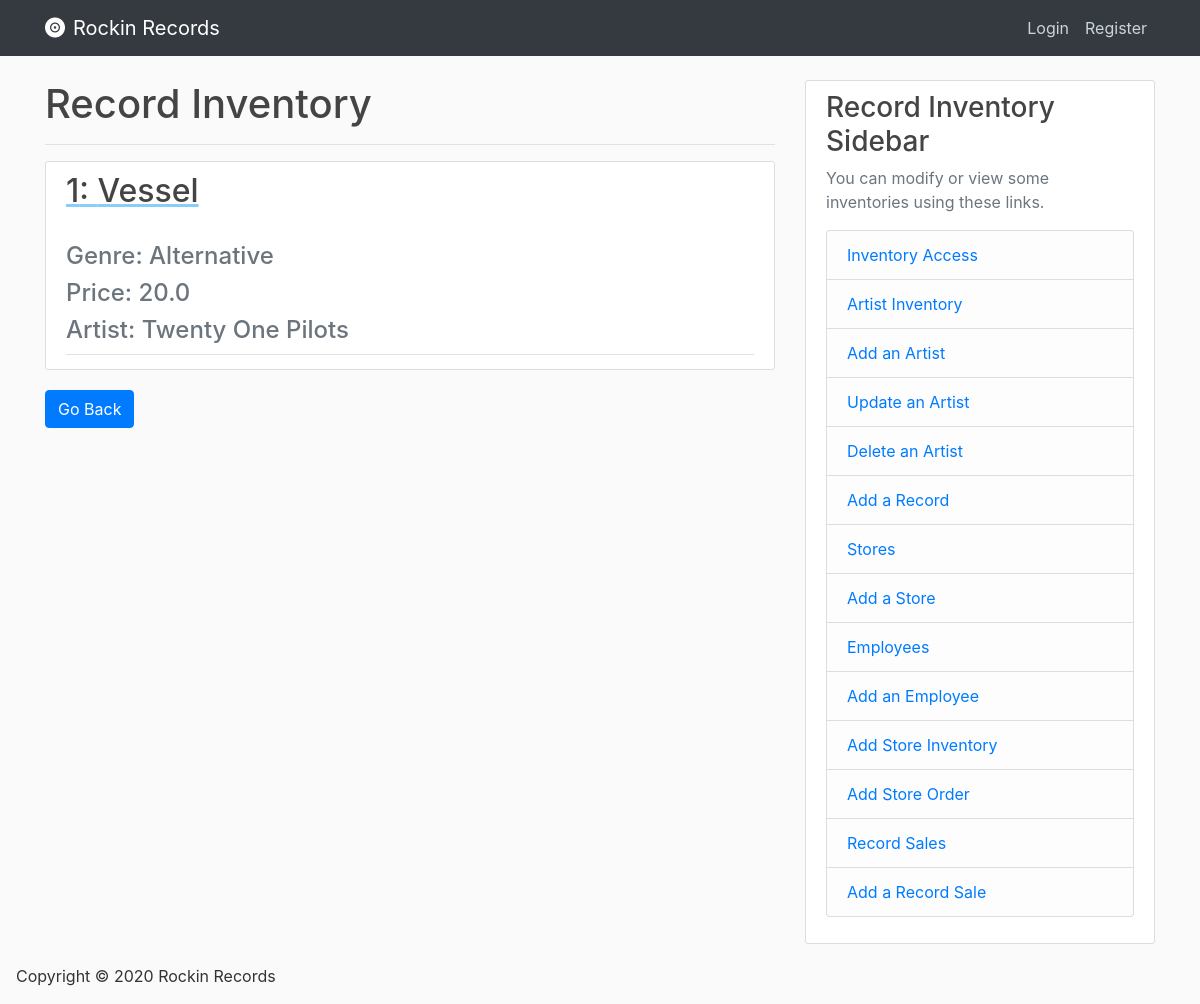
The app's page /record_inventory, older data.
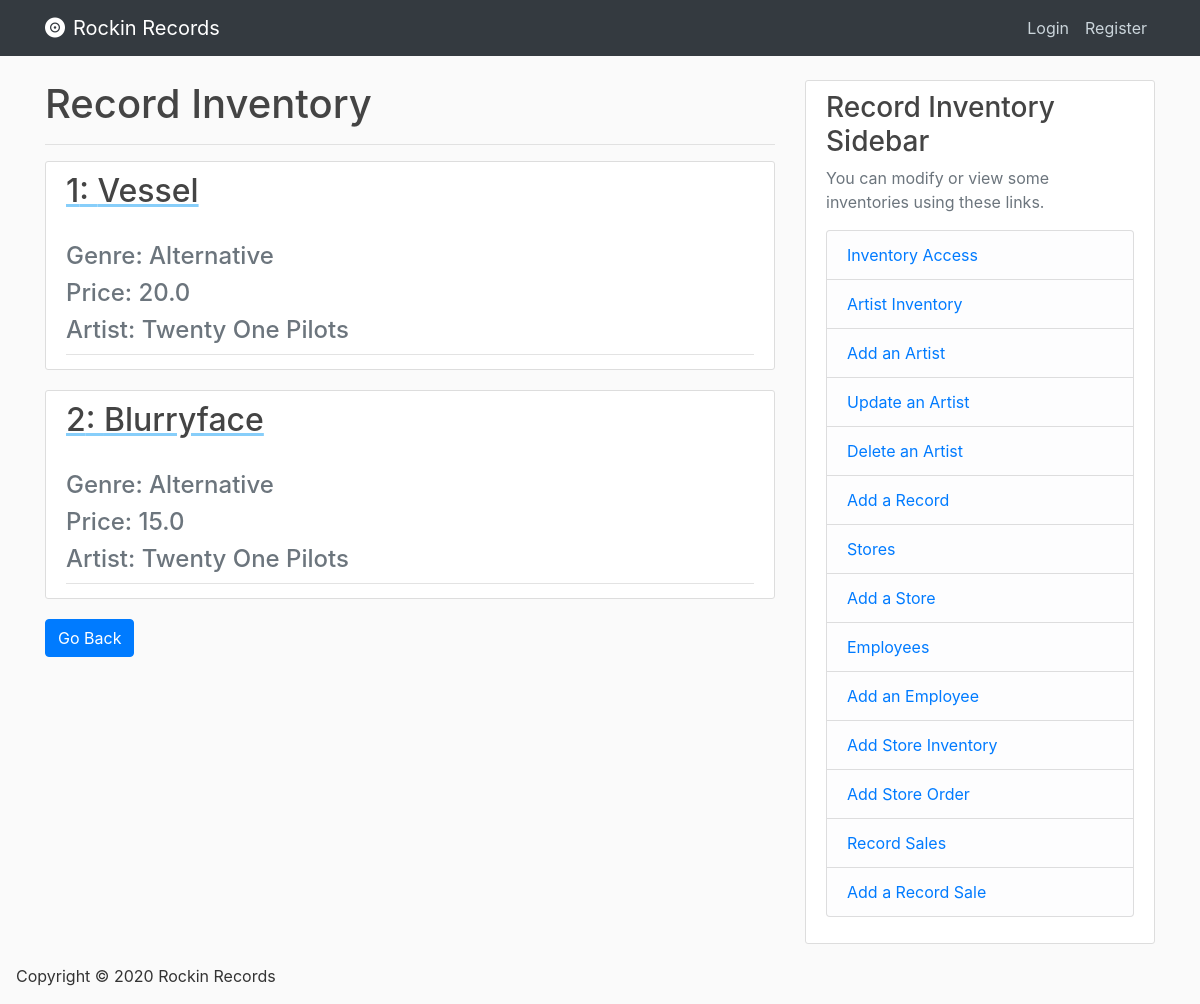
The same page, newer data.
### database/models.py (models this page shows, shortened)
class Records(db.Model):
    record_id = db.Column(db.Integer, primary_key=True, nullable=False, autoincrement="auto")
    record_name = db.Column(db.String(120), nullable=False)
    record_genre = db.Column(db.String(120), nullable=False)
    record_price = db.Column(db.Float, nullable=False)
    artist_id = db.Column(db.Integer, db.ForeignKey('artists.artist_id'), nullable=False)

class Artists(db.Model):
    artist_id = db.Column(db.Integer, primary_key=True, nullable=False, autoincrement="auto")
    artist_name = db.Column(db.String(100), nullable=False)

### database/routes.py (the view)
@app.route("/record_inventory")
def record_inventory():
    records = Records.query.join(Artists, Records.artist_id == Artists.artist_id) \
        .add_columns(Records.record_id, Records.record_name, Records.record_genre, \
                     Records.record_price, Artists.artist_id, Artists.artist_name).all()
    return render_template('records.html', records=records)

### database/Templates/records.html
{% extends "index.html" %}
{% block content %}
    <h1> Record Inventory </h1>
    <hr>
    {% for record in records %}
        <article class="media content-section">
            <div class="media-body">
                <div class="article-metadata">
                    <a class="mr-2" href="{{url_for('record', record_id=record.record_id)}}" style="text-decoration: underline; text-decoration-color: lightskyblue;" >
                    <h2> {{ record['record_id'] }}: {{ record['record_name'] }} </h2>
                    </a>
                    <h4 class="text-muted"> Genre: {{ record['record_genre'] }} </h4>
                    <h4 class="text-muted"> Price: {{ record['record_price'] }} </h4>
                    <h4 class="text-muted"> Artist: {{ record['artist_name'] }} </h4>
                </div>
          </div>
        </article>
     {% endfor %}
     <div>
        <a href="{{ url_for('home') }} ">
          <button class='btn btn-primary'>
              Go Back
          </button>
        </a>
     </div>
{% endblock content %}

### database/Templates/index.html (shortened to what this page needs)
<!DOCTYPE html>
<html lang="en">
<head>
	<link rel="stylesheet" href="https://stackpath.bootstrapcdn.com/bootstrap/4.4.1/css/bootstrap.min.css">
    <link rel="stylesheet" href="{{ url_for('static', filename='css/main.css') }}">
</head>
<body>
    <header class="site-header">
      <nav class="navbar navbar-expand-md navbar-dark bg-dark fixed-top">
        <div class="container">
          <a class="navbar-brand mr-4" href="/"><i class="fas fa-record-vinyl mr-2"></i>Rockin Records</a>
          <div class="collapse navbar-collapse" id="navbarToggle">
            <div class="navbar-nav">
              {% if current_user.is_authenticated %}
                <a class="nav-item nav-link" href="{{ url_for('account') }}">Account</a>
                <a class="nav-item nav-link" href="{{ url_for('logout') }}">Logout</a>
              {% else %}
                <a class="nav-item nav-link" href="{{ url_for('login') }}">Login</a>
                <a class="nav-item nav-link" href="{{ url_for('register') }}">Register</a>
              {% endif %}
            </div>
          </div>
        </div>
      </nav>
    </header>
    <main role="main" class="container">
      <div class="row">
        <div class="col-md-8">
          {% block content %}{% endblock %}
        </div>
        <div class="col-md-4">
          <div class="content-section">
            <h3>Record Inventory Sidebar</h3>
            <p class='text-muted'> You can modify or view some inventories using these links.
              <ul class="list-group">
                <li class="list-group-item list-group-item-light">
                  <a href="{{ url_for('inventory_access') }} ">
                    Inventory Access
                  </a>
                </li>
                <li class="list-group-item list-group-item-light">
                    <a href="{{ url_for('artist_inventory') }} ">
                        Artist Inventory
                      </a>
                </li>
                <li class="list-group-item list-group-item-light">
                    <a href="{{ url_for('artist_inventory_add') }} ">
                        Add an Artist
                      </a>
                </li>
                <li class="list-group-item list-group-item-light">
                    <a href="{{ url_for('artist_inventory_update') }} ">
                        Update an Artist
                      </a>
                </li>
                <li class="list-group-item list-group-item-light">
                    <a href="{{ url_for('artist_inventory_delete') }} ">
                        Delete an Artist
                      </a>
                </li>
                <li class="list-group-item list-group-item-light">
                    <a href="{{ url_for('add_record') }} ">
                        Add a Record
                      </a>
                </li>
                <li class="list-group-item list-group-item-light">
                    <a href="{{ url_for('stores') }} ">
                        Stores
                    </a>
                </li>
              <li class="list-group-item list-group-item-light">
                    <a href="{{ url_for('add_store') }} ">
                        Add a Store
                    </a>
                </li>
              <li class="list-group-item list-group-item-light">
                    <a href="{{ url_for('employees') }} ">
                        Employees
                    </a>
              </li>
              <li class="list-group-item list-group-item-light">
                    <a href="{{ url_for('add_employee') }} ">
                        Add an Employee
                    </a>
              </li>
              <li class="list-group-item list-group-item-light">
                    <a href="{{ url_for('add_inventory') }} ">
                        Add Store Inventory
                    </a>
              </li>
              <li class="list-group-item list-group-item-light">
                    <a href="{{ url_for('add_order') }} ">
                        Add Store Order
                    </a>
              </li>
              <li class="list-group-item list-group-item-light">
                    <a href="{{ url_for('record_sales') }} ">
                        Record Sales
                    </a>
              </li>
              <li class="list-group-item list-group-item-light">
                    <a href="{{ url_for('add_record_sale') }} ">
                        Add a Record Sale
                    </a>
              </li>
              </ul>
            </p>
          </div>
        </div>
      </div>
    </main>
    <footer>
        <section class="ml-3"id="main-footer">
            <p>Copyright &copy; 2020 Rockin Records</p>
        </section>
    </footer>
</body>
</html>

### database/static/css/main.css (style rules this page uses)
body { background: #fafafa; color: #333333; margin-top: 5rem; }
h1, h2, h3, h4, h5, h6 { color: #444444; }
.site-header .navbar-nav .nav-link { color: #cbd5db; }
.content-section { background: #ffffff; padding: 10px 20px; border: 1px solid #dddddd; border-radius: 3px; margin-bottom: 20px; }
.article-metadata { padding-bottom: 1px; margin-bottom: 4px; border-bottom: 1px solid #e3e3e3 }

Row changes from the older to the newer data that the page shows:
added Records: record_id "2", record_name "Blurryface", record_genre "Alternative", record_price "15.0", artist_name "Twenty One Pilots"
